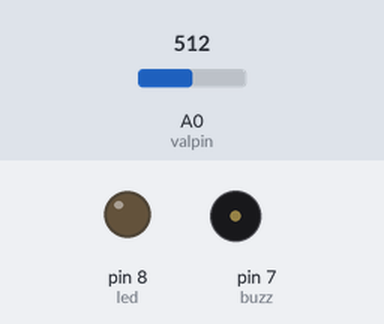
Bench run of a sketch on a simulated Arduino Uno, built with avr-gcc and run on an emulated ATmega328P. On the bench: output pins drawn as LEDs (lit = HIGH), buzzer (waves = sounding, pin HIGH). The inputs (shaded band) are chosen by the test bench; at power-on: A0 (valpin) = 512.

Above: at 1.2 s.
1.3 s: A0 (valpin) set to 987
2.8 s: A0 (valpin) set to 1016
At 3.2 s:
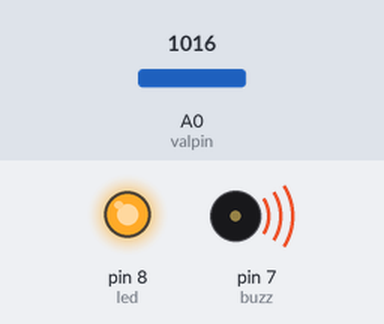
Timing chart, 0 to 5.8 s (numbered marks = the images above; inputs shaded):
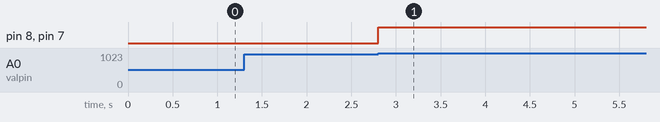

The sketch:

toggleswitch.ino
```cpp
#include <Arduino.h>

int valpin = A0;          // Analog input pin for the sensor or button
int value;                // Variable to store the analog value
int led = 8;              // Digital output pin for LED
int buzz = 7;             // Digital output pin for Buzzer
bool isOn = false;        // Variable to track if LED and Buzzer are on or off
bool lastState = LOW;     // Variable to store the last button state

void setup() {
  pinMode(valpin, INPUT);  // Set valpin as input for the button
  pinMode(led, OUTPUT);    // Set LED pin as output
  pinMode(buzz, OUTPUT);   // Set Buzzer pin as output
  Serial.begin(9600);      // Initialize serial communication
}

void loop() {
  value = analogRead(valpin);  // Read the analog value from the pin

  // Check if the button is pressed (analog value threshold)
  bool buttonPressed = (value > 1000);

  // Toggle the LED and Buzzer state only on button press
  if (buttonPressed && !lastState) {
    isOn = !isOn;                // Toggle the state
    if (isOn) {
      digitalWrite(led, HIGH);   // Turn on LED
      digitalWrite(buzz, HIGH);  // Turn on Buzzer
    } else {
      digitalWrite(led, LOW);    // Turn off LED
      digitalWrite(buzz, LOW);   // Turn off Buzzer
    }
    delay(200);  // Debounce delay
  }

  lastState = buttonPressed;  // Update the last button state
}
```

Measured:
- the behaviour switches between 1000 and 1001 on A0 (valpin) (found by bisection; images 0 and 1)
- after the input at 1.3 s, every drawn part: stays the same
- after the input at 2.8 s, pin 8 (led), pin 7 (buzz): LOW → HIGH at once
